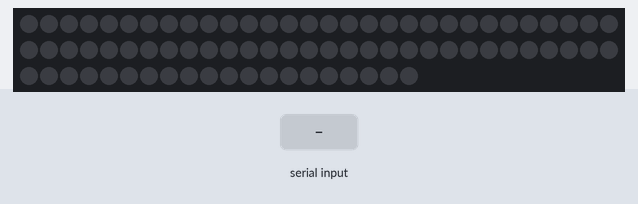
A sketch run on a simulated Arduino Uno, built with avr-gcc and run on an emulated ATmega328P. Shown: 80 RGB LEDs in strip order, left to right, continuing on the next row. The test bench sets the inputs (shaded band). Dim RGB values are drawn brighter than linear.

Above: at 1.2 s.
1.3 s: "1" received over Serial
At 2.5 s:
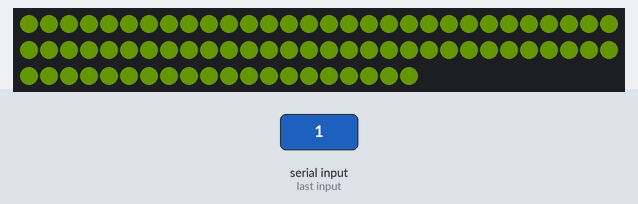
2.8 s: "2" received over Serial
At 4.0 s:
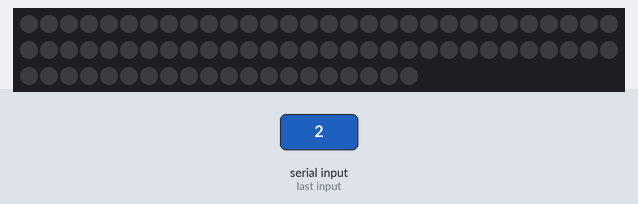
Timing chart, 0 to 5.8 s (numbered marks = the images above; inputs shaded):
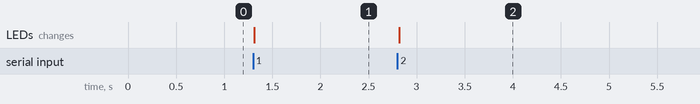

The sketch:

sketch_jan31a.ino
```cpp
#include <Adafruit_NeoPixel.h>
#ifdef __AVR__
#include <avr/power.h>
#endif
#define PIN 6
Adafruit_NeoPixel strip = Adafruit_NeoPixel(80, PIN, NEO_GRB + NEO_KHZ800);

int state = -1;
void setup() {
  Serial.begin(9600);
  pinMode(6, OUTPUT);
}

void loop() {
    if(Serial.available() > 0) {
      int token = Serial.read();
      if(token == 49) {
        state = 1;
      }
      else if(token == 50) {
        state = -1;
      }
    }

   if(state == 1)
    {
      strip.begin();
      strip.setBrightness(30);
      strip.show(); // Initialize all pixels to 'off'
      //digitalWrite(13, HIGH);
      for(int i=0; i<strip.numPixels(); i++)
      {
        strip.setPixelColor(i,120,180,0);
      }
      strip.show();
    }
    else
    {
            strip.begin();
      strip.setBrightness(0);
      strip.show(); // Initialize all pixels to 'off'
      //digitalWrite(13, HIGH);
      for(int i=0; i<strip.numPixels(); i++)
      {
        strip.setPixelColor(i,120,180,0);
      }
      strip.show();
      //digitalWrite(13, LOW);
    }
}
```

Measured:
- after the input at 1.3 s, the LEDs: change at once (image 1)
- after the input at 2.8 s, the LEDs: change at once (image 2)
